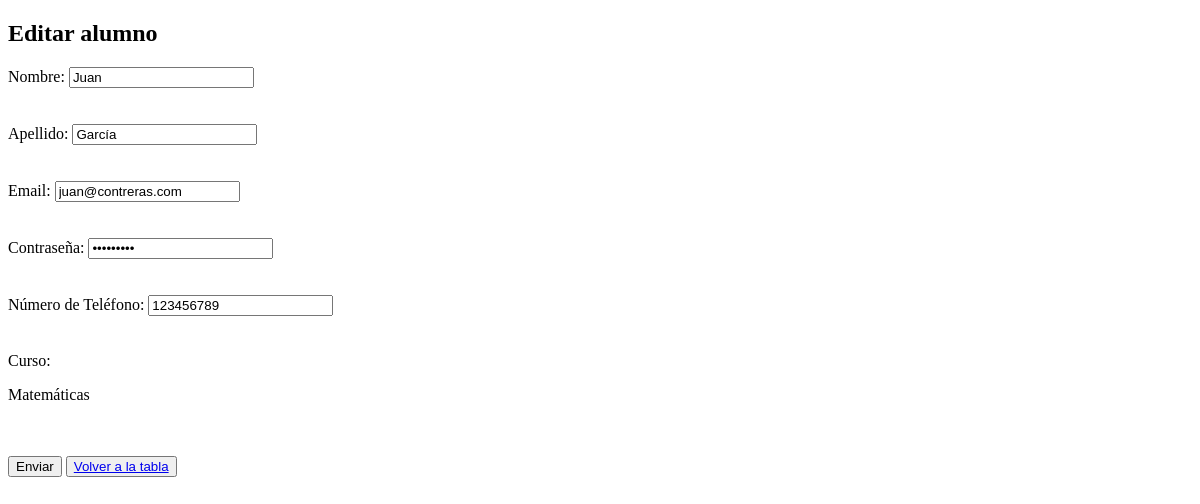
/view/editar_alumno.php?id=1, run on an earlier commit of the app's database.
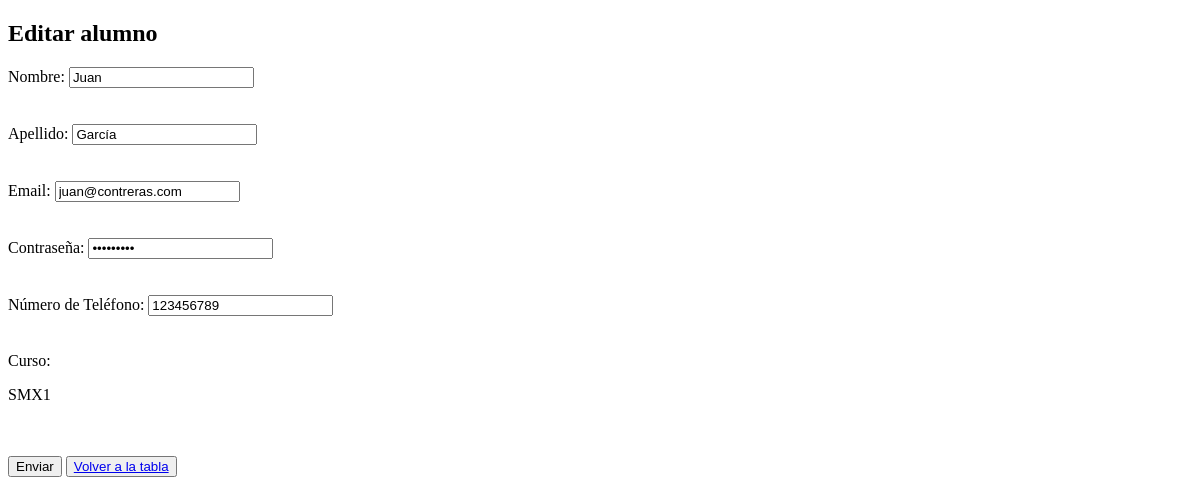
And on a later commit of the database.
### tables this page shows
CREATE TABLE `tbl_alumnos` (
  `id` int(11) NOT NULL,
  `nombre` varchar(50) DEFAULT NULL,
  `apellido` varchar(50) DEFAULT NULL,
  `email` varchar(100) DEFAULT NULL,
  `pass` varchar(100) DEFAULT NULL,
  `telefono` varchar(20) DEFAULT NULL,
  `id_curso` int(11) DEFAULT NULL
);

CREATE TABLE `tbl_cursos` (
  `id` int(11) NOT NULL,
  `nombre` varchar(100) DEFAULT NULL
);

### view/editar_alumno.php (the view, shortened to what this page needs)
<?php
if (!isset($_GET['id'])) {
    header('location: ./tabla.php');
    exit();
} else {
    $alumno = $_GET['id'];
    include_once("./procesos/conexion.php");
    $sql = "SELECT E.*, D.nombre as 'curso' FROM tbl_alumnos E
    INNER JOIN tbl_cursos D ON E.id_curso = D.id WHERE E.id=?;";
    $stmt = mysqli_prepare($conn, $sql);
    mysqli_stmt_bind_param($stmt, "i", $alumno);
    mysqli_stmt_execute($stmt);
    $resultado = mysqli_stmt_get_result($stmt);
    $datos_alumno = mysqli_fetch_assoc($resultado);
?>
    <!DOCTYPE html>
    <html lang="en">
    <head>
    </head>
    <body>
        <h2>Editar alumno</h2>
        <form action="./procesos/editar_alumno.php" method="POST">
            <label for="nombre">Nombre:</label>
            <input type="text" id="nombre" name="nombre" oninput="validarNombre(this)" value= "<?php echo $datos_alumno['nombre']; ?>" >
            <br>
            <br><br>
            <label for="apellido">Apellido:</label>
            <input type="text" id="apellido" name="apellido" oninput="validarApellido(this)" value= "<?php echo $datos_alumno['apellido']; ?>">
            <br>
            <br><br>
            <label for="email">Email:</label>
            <input type="email" id="email" name="email" oninput="validarEmail(this)" value= "<?php echo $datos_alumno['email']; ?>">
            <br>
            <br><br>
            <label for="nombre">Contraseña:</label>
            <input type="password" id="pwd" name="pwd" oninput="validarPwd(this)" value= "<?php echo $datos_alumno['pass']; ?>">
            <br>
            <br><br>
            <label for="nombre">Número de Teléfono:</label>
            <input type="tel" id="telefono" name="telefono" oninput="validarTelefono(this)" value= "<?php echo $datos_alumno['telefono']; ?>">
            <br>
            <br><br>
            <label for="curso">Curso:</label>
            <p><?php echo $datos_alumno['curso'] ?></p>
            <br><br>
            <button type="submit" class="btn btn-primary" name="enviar" id="enviarButton" disabled>Enviar</button>
            <button type="submit"><a href="./tabla.php">Volver a la tabla</a></button>
        </form>
    </body>
    </html>
<?php
}

What changed in the data, as far as the page shows it:
changed through a linked row, tbl_alumnos "Juan": id_curso.nombre "Matemáticas" → "SMX1"
